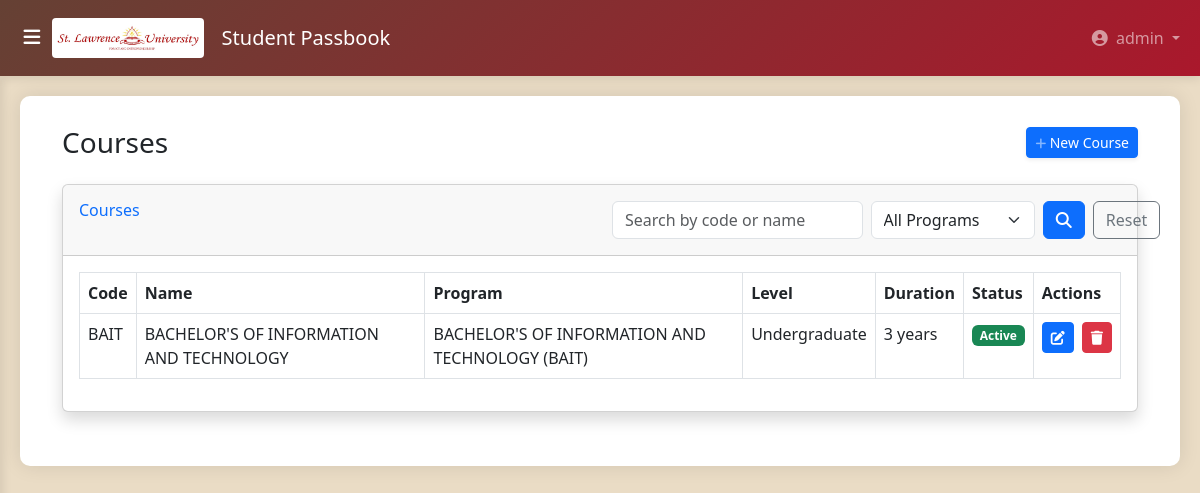
The page /passbook/courses/ (signed in) on the database its author committed.
### accounts/models.py (models this page shows, shortened)
class User(AbstractUser):
    USER_TYPE_CHOICES = (
        ('sysadmin', 'System Administrator'),
        ('student', 'Student'),
        ('dean_of_students', 'Dean of Students'),
        ('finance_director', 'Finance Director'),
        ('academic_registrar', 'Academic Registrar'),
        ('head_of_department', 'Head of Department'),
        ('faculty_dean', 'Faculty Dean'),
        ('medical_officer', 'Medical Officer'),
        ('nche_officer', 'NCHE Officer'),
        ('lecturer', 'Lecturer'),  # Keep if needed
    )
    user_type = models.CharField(max_length=20, choices=USER_TYPE_CHOICES)
    phone_number = models.CharField(max_length=15, unique=True, blank=True, null=True)
    @property
    def is_sysadmin(self):
        return self.user_type == 'sysadmin'
    @property
    def is_student(self):
        return self.user_type == 'student'
    @property
    def is_dean_of_students(self):
        return self.user_type == 'dean_of_students'
    @property
    def is_finance_director(self):
        return self.user_type == 'finance_director'
    @property
    def is_academic_registrar(self):
        return self.user_type == 'academic_registrar'
    @property
    def is_head_of_department(self):
        return self.user_type == 'head_of_department'
    @property
    def is_medical_officer(self):
        return self.user_type == 'medical_officer'
    @property
    def is_nche_officer(self):
        return self.user_type == 'nche_officer'
    groups = models.ManyToManyField(
        'auth.Group',
        related_name="accounts_user_groups",
        blank=True,
    )
    user_permissions = models.ManyToManyField(
        'auth.Permission',
        related_name="accounts_user_permissions",
        blank=True,
    )

### pass_book/models.py (models this page shows, shortened)
class Course(models.Model):
    LEVEL_CHOICES = [
        ('UNDERGRAD', 'Undergraduate'),
        ('POSTGRAD', 'Postgraduate'),
    ]
    code = models.CharField(max_length=10, unique=True, help_text="Course code (e.g., BSCS)")
    name = models.CharField(max_length=200)
    description = models.TextField(blank=True, null=True)
    level = models.CharField(max_length=10, choices=LEVEL_CHOICES, default='UNDERGRAD')
    duration = models.IntegerField(help_text="Duration in years")
    program = models.ForeignKey(
        Program,
        on_delete=models.CASCADE,
        related_name='courses'
    )
    is_active = models.BooleanField(default=True)
    class Meta:
        verbose_name = "Course"
        verbose_name_plural = "Courses"
        ordering = ['code']

class Program(models.Model):
    code = models.CharField(
        max_length=10,
        unique=True,
        help_text="Program code (e.g., BSCS)"
    )
    name = models.CharField(max_length=200)
    description = models.TextField(blank=True, null=True)
    duration = models.IntegerField(help_text="Duration in years")
    faculty = models.CharField(max_length=100)
    is_active = models.BooleanField(default=True)

### pass_book/views.py (the view)
# urls.py: path('courses/', views.CourseListView.as_view(), name='course_list'),
class CourseListView(LoginRequiredMixin, ListView):
    model = Course
    template_name = 'student_registration/course_list.html'
    context_object_name = 'courses'
    paginate_by = 25
    def get_queryset(self):
        queryset = Course.objects.select_related('program').all()
        program_code = self.request.GET.get('program', '').strip()
        search_query = self.request.GET.get('q', '').strip()
        if program_code:
            queryset = queryset.filter(program__code=program_code)
        if search_query:
            queryset = queryset.filter(
                Q(code__icontains=search_query) | Q(name__icontains=search_query)
            )
        return queryset.order_by('code')
    def get_context_data(self, **kwargs):
        context = super().get_context_data(**kwargs)
        context['programs'] = Program.objects.all().order_by('code')
        return context

### templates/student_registration/course_list.html (shortened to what this page needs)
{% extends 'student_registration/base.html' %}
{% load static %}
{% block content %}
<div class="container-fluid">
    <div class="d-sm-flex align-items-center justify-content-between mb-4">
        <h1 class="h3 mb-0 text-gray-800">Courses</h1>
        <a href="{% url 'pass_book:course_create' %}" class="d-none d-sm-inline-block btn btn-sm btn-primary shadow-sm">
             New Course
        </a>
    </div>
    <div class="card shadow mb-4">
        <div class="card-header py-3">
            <div class="row">
                <div class="col-md-6">
                    <h6 class="m-0 font-weight-bold text-primary">Courses</h6>
                </div>
                <div class="col-md-6">
                    <form method="get" class="row g-2">
                        <div class="col-md-6">
                            <input
                                type="text"
                                name="q"
                                class="form-control"
                                placeholder="Search by code or name"
                                value="{{ request.GET.q }}"
                            >
                        </div>
                        <div class="col-md-4">
                            <select name="program" class="form-select">
                                <option value="">All Programs</option>
                            </select>
                        </div>
                        <div class="col-md-2 d-flex">
                            <button type="submit" class="btn btn-primary me-2 w-100">
                                <i class="fas fa-search"></i>
                            </button>
                            <a href="{% url 'pass_book:course_list' %}" class="btn btn-outline-secondary d-none d-md-inline-block">
                                Reset
                            </a>
                        </div>
                    </form>
                </div>
            </div>
        </div>
        <div class="card-body">
            {% if courses %}
                <div class="table-responsive">
                    <table class="table table-bordered" id="dataTable" width="100%" cellspacing="0">
                        <thead>
                            <tr>
                                <th>Code</th>
                                <th>Name</th>
                                <th>Program</th>
                                <th>Level</th>
                                <th>Duration</th>
                                <th>Status</th>
                                <th>Actions</th>
                            </tr>
                        </thead>
                        <tbody>
                            {% for course in courses %}
                                <tr>
                                    <td>{{ course.code }}</td>
                                    <td>{{ course.name }}</td>
                                    <td>{{ course.program.name }} ({{ course.program.code }})</td>
                                    <td>{{ course.get_level_display }}</td>
                                    <td>{{ course.duration }} years</td>
                                    <td>
                                        {% if course.is_active %}
                                            <span class="badge bg-success">Active</span>
                                        {% else %}
                                            <span class="badge bg-secondary">Inactive</span>
                                        {% endif %}
                                    </td>
                                    <td>
                                        <div class="d-flex">
                                            <a href="{% url 'pass_book:course_update' course.pk %}" class="btn btn-sm btn-primary me-2">
                                                <i class="fas fa-edit"></i>
                                            </a>
                                            <a href="{% url 'pass_book:course_delete' course.pk %}" class="btn btn-sm btn-danger">
                                                <i class="fas fa-trash"></i>
                                            </a>
                                        </div>
                                    </td>
                                </tr>
                            {% endfor %}
                        </tbody>
                    </table>
                </div>
            {% else %}
                <div class="alert alert-info">
                    No courses found. <a href="{% url 'pass_book:course_create' %}">Create a new course</a>.
                </div>
            {% endif %}
        </div>
    </div>
</div>
{% endblock %}

### templates/student_registration/base.html (shortened to what this page needs)
<!DOCTYPE html>
<html lang="en">
<head>
    <link href="https://cdnjs.cloudflare.com/ajax/libs/bootstrap/5.3.0/css/bootstrap.min.css" rel="stylesheet">
    <link href="https://cdnjs.cloudflare.com/ajax/libs/font-awesome/6.5.0/css/all.min.css" rel="stylesheet">
    <link href="https://cdn.jsdelivr.net/npm/bootstrap-icons@1.11.1/font/bootstrap-icons.css" rel="stylesheet">
</head>
<body>
    <nav class="navbar navbar-expand-lg navbar-dark navbar-custom">
        <div class="container-fluid">
            <button id="sidebarToggle" class="d-flex align-items-center justify-content-center">
                <i class="fas fa-bars"></i>
            </button>
           <a class="navbar-brand mx-auto mx-lg-0" href="{% url 'pass_book:dashboard' %}">
                <div class="logo-container">
                    <img alt="SLAU Logo" class="logo">
                    <span class="ms-2">Student Passbook</span>
                </div>
            </a>
            <div class="collapse navbar-collapse" id="navbarNav">
                <ul class="navbar-nav ms-auto">
                    <li class="nav-item dropdown">
                        <a class="nav-link dropdown-toggle" href="#" id="navbarDropdown" role="button" data-bs-toggle="dropdown">
                            <i class="fas fa-user-circle me-1"></i>
                            {{ user.username|default:"User" }}
                        </a>
                    </li>
                </ul>
            </div>
        </div>
    </nav>
    <div class="container-fluid" id="main-content">
        <div class="content-wrapper">
            {% block content %}{% endblock %}
        </div>
    </div>
</body>
</html>

### templates/student_registration/base.html (style rules this page uses)
:root { --primary-color: #654134; --secondary-color: #aa182c; --success-color: #27ae60; --warning-color: #d5ba8c; --danger-color: #be2032; --light-bg: #eadcc5; --white: #ffffff; --sidebar-width: 250px; --navbar-height: 76px; }
body { background-color: var(--light-bg); font-family: 'Segoe UI', Tahoma, Geneva, Verdana, sans-serif; padding-top: var(--navbar-height); overflow-x: hidden; }
.navbar-custom { background: linear-gradient(135deg, var(--primary-color), var(--secondary-color)); box-shadow: 0 2px 10px rgba(0,0,0,0.1); position: fixed; top: 0; left: 0; right: 0; width: 100%; z-index: 1030; height: var(--navbar-height); }
.navbar-brand { display: flex; align-items: center; }
.logo-container { display: flex; align-items: center; }
.logo { height: 40px; width: auto; margin-right: 10px; border-radius: 4px; }
#main-content { margin-left: 0; transition: margin-left 0.3s ease; width: 100%; min-height: calc(100vh - var(--navbar-height)); padding: 0; overflow-x: hidden; }
.content-wrapper { background-color: var(--white); border-radius: 10px; box-shadow: 0 0 20px rgba(0,0,0,0.1); padding: 30px; margin: 20px; max-width: 100%; box-sizing: border-box; }
#sidebarToggle { color: var(--white); border: none; font-size: 1.2rem; background: transparent; cursor: pointer; transition: all 0.3s ease; width: 40px; height: 40px; border-radius: 50%; display: flex; align-items: center; justify-content: center; }
@media (min-width: 1200px) { .content-wrapper { max-width: calc(100vw - 40px); } }
.table-responsive { overflow-x: auto; -webkit-overflow-scrolling: touch; }
* { box-sizing: border-box; }
html, body { max-width: 100%; overflow-x: hidden; }

### rows shown on the page
User: username "admin"
Course: code "BAIT", name "BACHELOR'S OF INFORMATION AND TECHNOLOGY", program.name "BACHELOR'S OF INFORMATION AND TECHNOLOGY", program.code "BAIT", level "Undergraduate", duration "3", is_active "Active"
